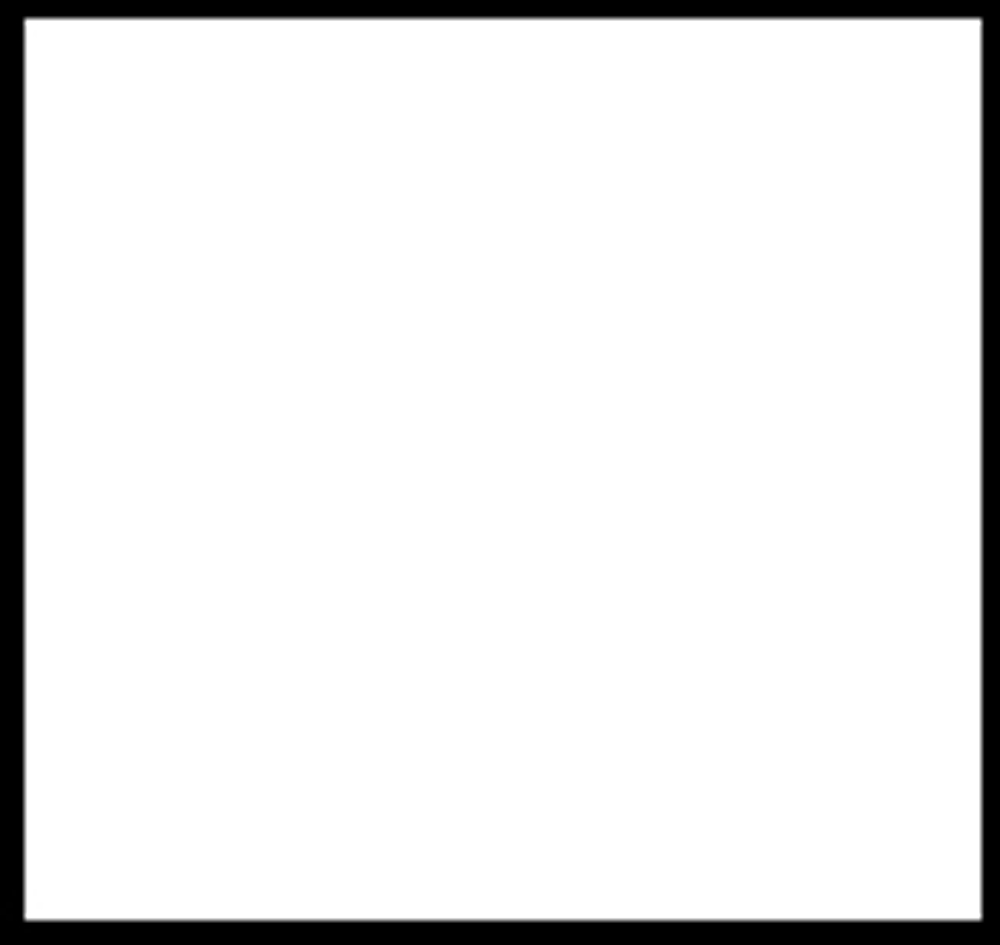
#> input picture image_decoupe/BLANC.jpg, 1000 x 945 px
$ python image_rec.py BLANC.jpg
#> lines starting #> are read from the running program, lines starting #| are printed output that depends on the picture
### image_decoupe/bloc_class.py
from __future__ import annotations

from dataclasses import dataclass
from pathlib import Path

from PIL import Image, ImageDraw


Color = tuple[int, int, int]


@dataclass(frozen=True)
class Bloc:
    """Zone rectangulaire d'une image RGB."""

    x0: int
    y0: int
    x1: int
    y1: int

    def __post_init__(self) -> None:
        if self.x0 > self.x1 or self.y0 > self.y1:
            raise ValueError("Les coordonnees du bloc sont invalides")

    @property
    def width(self) -> int:
        return self.x1 - self.x0 + 1

    @property
    def height(self) -> int:
        return self.y1 - self.y0 + 1

    def colors(self, image: Image.Image) -> list[Color]:
        pixels = image.load()
        return [
            pixels[x, y]
            for x in range(self.x0, self.x1 + 1)
            for y in range(self.y0, self.y1 + 1)
        ]

    def is_uniform(self, image: Image.Image) -> bool:
        colors = self.colors(image)
        return len(set(colors)) == 1

    def average_color(self, image: Image.Image) -> Color:
        colors = self.colors(image)
        total = len(colors)
        return (
            sum(color[0] for color in colors) // total,
            sum(color[1] for color in colors) // total,
            sum(color[2] for color in colors) // total,
        )

    def split(self) -> list[Bloc]:
        if self.width <= 1 or self.height <= 1:
            return [self]

        mid_x = (self.x0 + self.x1) // 2
        mid_y = (self.y0 + self.y1) // 2
        return [
            Bloc(self.x0, self.y0, mid_x, mid_y),
            Bloc(mid_x + 1, self.y0, self.x1, mid_y),
            Bloc(self.x0, mid_y + 1, mid_x, self.y1),
            Bloc(mid_x + 1, mid_y + 1, self.x1, self.y1),
        ]

    def paint(self, image: Image.Image, draw: ImageDraw.ImageDraw) -> None:
        draw.rectangle((self.x0, self.y0, self.x1, self.y1), fill=self.average_color(image))


def build_blocks(image: Image.Image, depth: int) -> list[Bloc]:
    blocks = [Bloc(0, 0, image.width - 1, image.height - 1)]
    for _ in range(depth):
        next_blocks: list[Bloc] = []
        for block in blocks:
            next_blocks.extend(block.split())
        blocks = next_blocks
    return blocks


def create_mosaic(input_path: str | Path, output_path: str | Path, depth: int = 3) -> Path:
#> called with input_path = 'BLANC.jpg', output_path = 'outputs/mosaic.png', depth = 3
    source = Image.open(input_path).convert("RGB")
#> source is the input picture: PIL image 1000x945 RGB; min 0, max 255, mean 233
    result = source.copy()
    draw = ImageDraw.Draw(result)

    for block in build_blocks(source, depth):
#> in split, `mid_x = (self.x0 + self.x1) // 2`: mid_x = 499
#> in split, `mid_y = (self.y0 + self.y1) // 2`: mid_y = 472
        block.paint(source, draw)
#> this loop made 64 passes

    output = Path(output_path)
    output.parent.mkdir(parents=True, exist_ok=True)
    result.save(output)
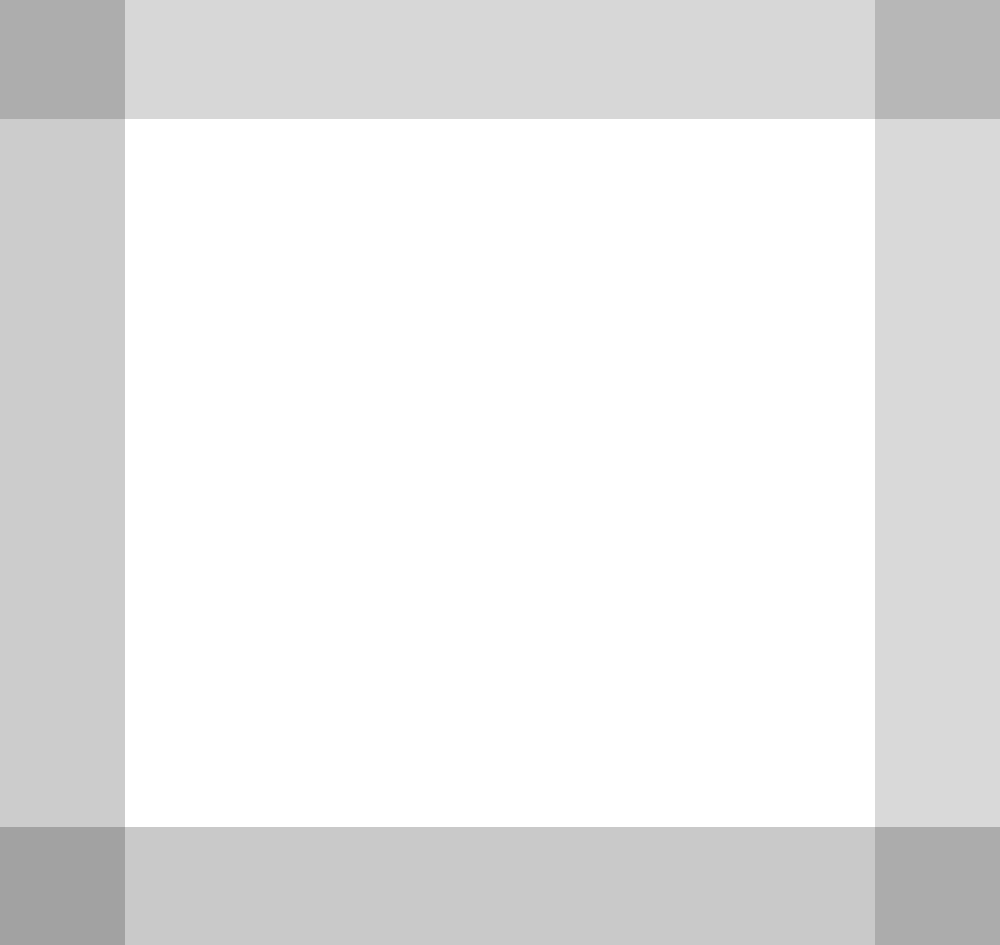
#> saved as mosaic.png: PIL image 1000x945 RGB; min 162, max 255, mean 232.7
    return output

### image_decoupe/image_rec.py
from __future__ import annotations

import argparse

from bloc_class import create_mosaic


def parse_args() -> argparse.Namespace:
    parser = argparse.ArgumentParser(description="Transforme une image en mosaique par decoupage recursif.")
    parser.add_argument("image", help="Chemin de l'image source")
    parser.add_argument("-o", "--output", default="outputs/mosaic.png", help="Chemin de l'image generee")
    parser.add_argument("-d", "--depth", type=int, default=3, help="Profondeur de decoupage")
    return parser.parse_args()


def main() -> None:
    args = parse_args()
    output = create_mosaic(args.image, args.output, args.depth)
    print(f"Image generee : {output}")


if __name__ == "__main__":
    main()

$ run again, on image_decoupe/images.jpeg
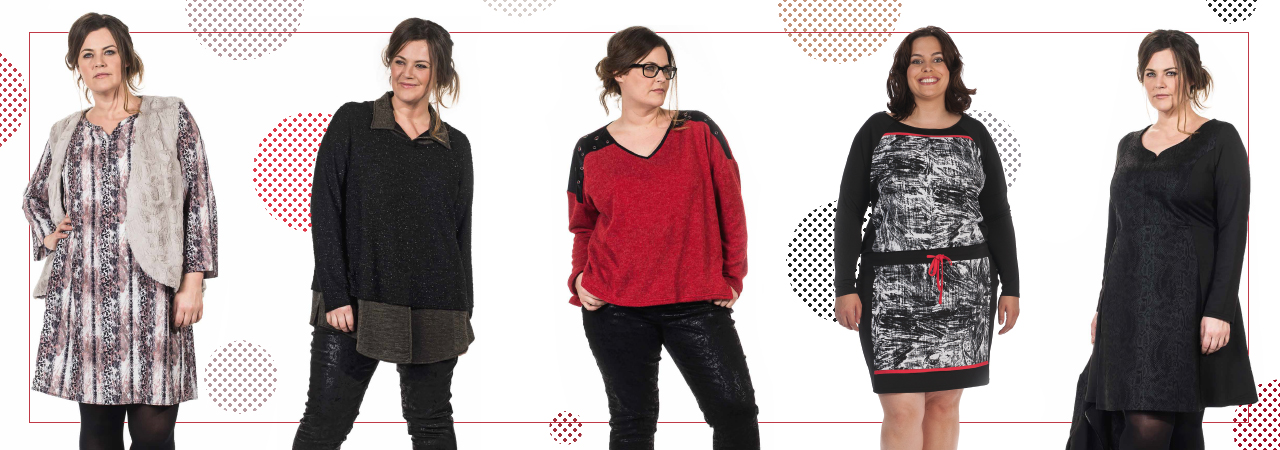
#> input picture image_decoupe/images.jpeg, 1280 x 450 px
#> in create_mosaic, source is the input picture: PIL image 1280x450 RGB; mean R, G, B 177.8, 165.4, 166
#> mid_x = 639
#> mid_y = 224
#> the loop in create_mosaic, `for block in build_blocks(source, depth):` made 64 passes
#> in create_mosaic, `result.save(output)`:
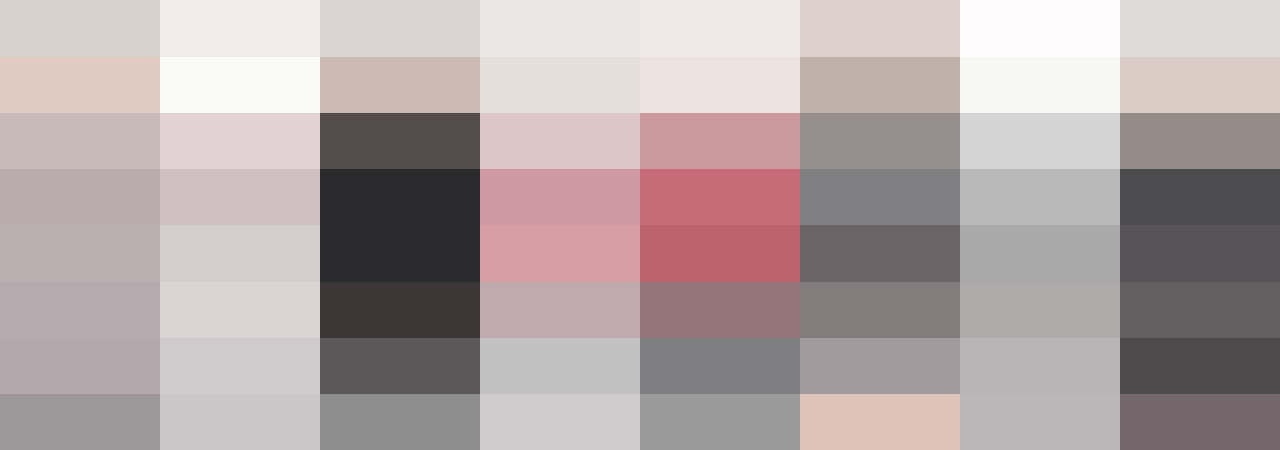
#> saved as mosaic.png: PIL image 1280x450 RGB; mean R, G, B 177.2, 164.9, 165.5
